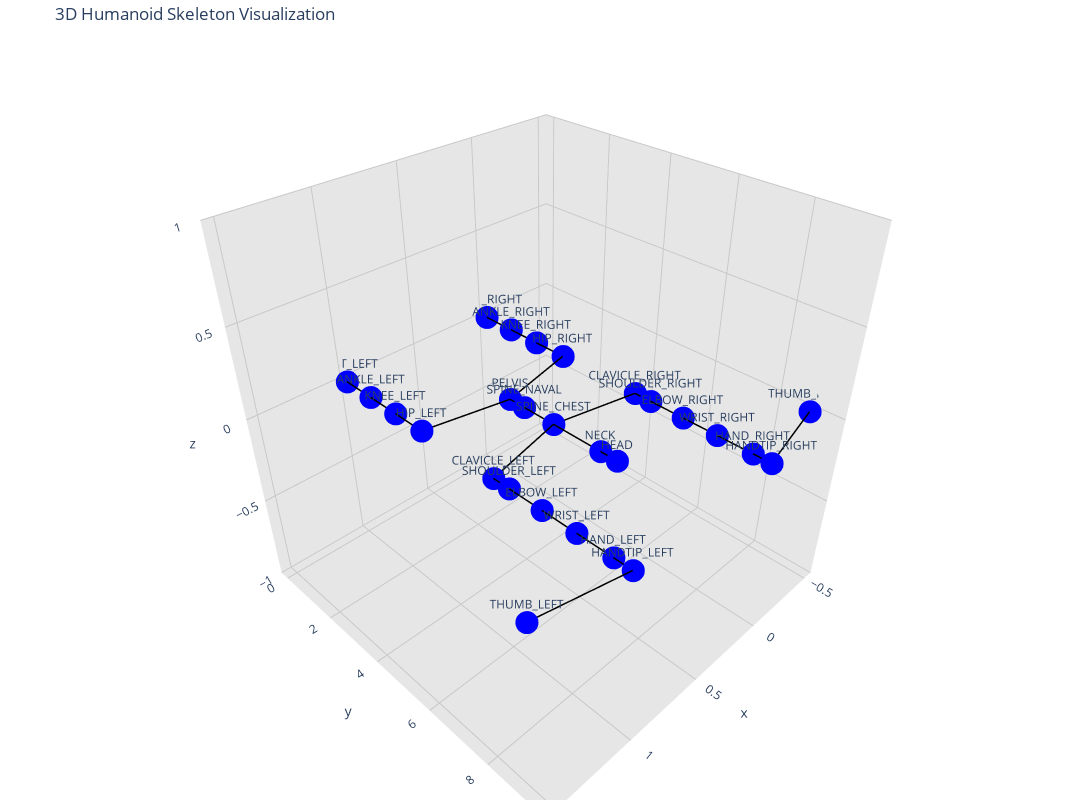

Source (notebook cell):
### Code cell
import torch
import pandas as pd
import plotly.graph_objs as go
from torch_geometric.data import Data

# Define anatomical connections as edges
edges = torch.tensor([
    [0, 2],  # FOOT_RIGHT to ANKLE_RIGHT
    [1, 3],  # FOOT_LEFT to ANKLE_LEFT
    [2, 4],  # ANKLE_RIGHT to KNEE_RIGHT
    [3, 5],  # ANKLE_LEFT to KNEE_LEFT
    [4, 6],  # KNEE_RIGHT to HIP_RIGHT
    [5, 7],  # KNEE_LEFT to HIP_LEFT
    [6, 8],  # HIP_RIGHT to PELVIS
    [7, 8],  # HIP_LEFT to PELVIS
    [8, 9],  # PELVIS to SPINE_NAVAL
    [9, 10], # SPINE_NAVAL to SPINE_CHEST
    [10, 11],# SPINE_CHEST to CLAVICLE_RIGHT
    [10, 12],# SPINE_CHEST to CLAVICLE_LEFT
    [11, 13],# CLAVICLE_RIGHT to SHOULDER_RIGHT
    [12, 14],# CLAVICLE_LEFT to SHOULDER_LEFT
    [13, 15],# SHOULDER_RIGHT to ELBOW_RIGHT
    [14, 16],# SHOULDER_LEFT to ELBOW_LEFT
    [15, 17],# ELBOW_RIGHT to WRIST_RIGHT
    [16, 18],# ELBOW_LEFT to WRIST_LEFT
    [17, 19],# WRIST_RIGHT to HAND_RIGHT
    [18, 20],# WRIST_LEFT to HAND_LEFT
    [19, 21],# HAND_RIGHT to HANDTIP_RIGHT
    [20, 22],# HAND_LEFT to HANDTIP_LEFT
    [21, 23],# HANDTIP_RIGHT to THUMB_RIGHT
    [22, 24],# HANDTIP_LEFT to THUMB_LEFT
    [10, 25],# SPINE_CHEST to NECK
    [25, 26],# NECK to HEAD
]).t().contiguous()

# List of joints in the order they appear
joints = [
    'FOOT_RIGHT', 'FOOT_LEFT', 'ANKLE_RIGHT', 'ANKLE_LEFT', 'KNEE_RIGHT', 'KNEE_LEFT',
    'HIP_RIGHT', 'HIP_LEFT', 'PELVIS', 'SPINE_NAVAL', 'SPINE_CHEST',
    'CLAVICLE_RIGHT', 'CLAVICLE_LEFT', 'SHOULDER_RIGHT', 'SHOULDER_LEFT',
    'ELBOW_RIGHT', 'ELBOW_LEFT', 'WRIST_RIGHT', 'WRIST_LEFT', 'HAND_RIGHT',
    'HAND_LEFT', 'HANDTIP_RIGHT', 'HANDTIP_LEFT', 'THUMB_RIGHT', 'THUMB_LEFT',
    'NECK', 'HEAD'
]

# Create mock data for a humanoid figure
def create_mock_data():
    mock_data = {
        'FOOT_RIGHT_X': 0, 'FOOT_RIGHT_Y': 0, 'FOOT_RIGHT_Z': 0,
        'FOOT_LEFT_X': 1, 'FOOT_LEFT_Y': 0, 'FOOT_LEFT_Z': 0,
        'ANKLE_RIGHT_X': 0, 'ANKLE_RIGHT_Y': 1, 'ANKLE_RIGHT_Z': 0,
        'ANKLE_LEFT_X': 1, 'ANKLE_LEFT_Y': 1, 'ANKLE_LEFT_Z': 0,
        'KNEE_RIGHT_X': 0, 'KNEE_RIGHT_Y': 2, 'KNEE_RIGHT_Z': 0,
        'KNEE_LEFT_X': 1, 'KNEE_LEFT_Y': 2, 'KNEE_LEFT_Z': 0,
        'HIP_RIGHT_X': 0, 'HIP_RIGHT_Y': 3, 'HIP_RIGHT_Z': 0,
        'HIP_LEFT_X': 1, 'HIP_LEFT_Y': 3, 'HIP_LEFT_Z': 0,
        'PELVIS_X': 0.5, 'PELVIS_Y': 3.5, 'PELVIS_Z': 0,
        'SPINE_NAVAL_X': 0.5, 'SPINE_NAVAL_Y': 4, 'SPINE_NAVAL_Z': 0,
        'SPINE_CHEST_X': 0.5, 'SPINE_CHEST_Y': 5, 'SPINE_CHEST_Z': 0,
        'CLAVICLE_RIGHT_X': 0, 'CLAVICLE_RIGHT_Y': 5.5, 'CLAVICLE_RIGHT_Z': 0,
        'CLAVICLE_LEFT_X': 1, 'CLAVICLE_LEFT_Y': 5.5, 'CLAVICLE_LEFT_Z': 0,
        'SHOULDER_RIGHT_X': 0, 'SHOULDER_RIGHT_Y': 6, 'SHOULDER_RIGHT_Z': 0,
        'SHOULDER_LEFT_X': 1, 'SHOULDER_LEFT_Y': 6, 'SHOULDER_LEFT_Z': 0,
        'ELBOW_RIGHT_X': 0, 'ELBOW_RIGHT_Y': 7, 'ELBOW_RIGHT_Z': 0,
        'ELBOW_LEFT_X': 1, 'ELBOW_LEFT_Y': 7, 'ELBOW_LEFT_Z': 0,
        'WRIST_RIGHT_X': 0, 'WRIST_RIGHT_Y': 8, 'WRIST_RIGHT_Z': 0,
        'WRIST_LEFT_X': 1, 'WRIST_LEFT_Y': 8, 'WRIST_LEFT_Z': 0,
        'HAND_RIGHT_X': 0, 'HAND_RIGHT_Y': 9, 'HAND_RIGHT_Z': 0,
        'HAND_LEFT_X': 1, 'HAND_LEFT_Y': 9, 'HAND_LEFT_Z': 0,
        'HANDTIP_RIGHT_X': 0, 'HANDTIP_RIGHT_Y': 9.5, 'HANDTIP_RIGHT_Z': 0,
        'HANDTIP_LEFT_X': 1, 'HANDTIP_LEFT_Y': 9.5, 'HANDTIP_LEFT_Z': 0,
        'THUMB_RIGHT_X': -0.5, 'THUMB_RIGHT_Y': 9, 'THUMB_RIGHT_Z': 0,
        'THUMB_LEFT_X': 1.5, 'THUMB_LEFT_Y': 9, 'THUMB_LEFT_Z': 0,
        'NECK_X': 0.5, 'NECK_Y': 6.5, 'NECK_Z': 0,
        'HEAD_X': 0.5, 'HEAD_Y': 7, 'HEAD_Z': 0,
    }

    return pd.Series(mock_data)

# Function to extract node features and create a Data object
def create_data_object_vis(row):
    node_features = []
    node_positions = []  # Store (x, y, z) positions separately for Plotly visualization

    for joint in joints:
        x = row[f'{joint}_X']
        y = row[f'{joint}_Y']
        z = row[f'{joint}_Z']
        node_features.append([x, y, z])
        node_positions.append((x, y, z))  # Save position for each joint

    node_features = torch.tensor(node_features, dtype=torch.float)

    # No label in this mock data
    label = torch.tensor([0], dtype=torch.float)

    # Create the Data object
    data = Data(x=node_features, edge_index=edges, y=label)

    return data, node_positions

# Function to plot the graph using Plotly
def plot_graph_large(node_positions):
    # Extract x, y, z coordinates from node_positions
    x_coords = [pos[0] for pos in node_positions]
    y_coords = [pos[1] for pos in node_positions]
    z_coords = [pos[2] for pos in node_positions]

    # Create edges for Plotly
    edge_x = []
    edge_y = []
    edge_z = []
    for edge in edges.t().tolist():
        x0, y0, z0 = node_positions[edge[0]]
        x1, y1, z1 = node_positions[edge[1]]
        edge_x.extend([x0, x1, None])
        edge_y.extend([y0, y1, None])
        edge_z.extend([z0, z1, None])

    # Plot the edges
    edge_trace = go.Scatter3d(
        x=edge_x, y=edge_y, z=edge_z,
        mode='lines',
        line=dict(color='black', width=3),  # Increased width for better visibility
        hoverinfo='none'
    )

    # Plot the nodes with joint names
    node_trace = go.Scatter3d(
        x=x_coords, y=y_coords, z=z_coords,
        mode='markers+text',
        marker=dict(size=8, color='blue'),  # Increased size for better visibility
        text=joints,  # Use the joint names as text labels
        hoverinfo='text'
    )

    # Create the figure with increased size
    fig = go.Figure(data=[edge_trace, node_trace],
                    layout=go.Layout(
                        title='3D Humanoid Skeleton Visualization',
                        showlegend=False,
                        scene=dict(
                            xaxis=dict(
                                showbackground=True,
                                backgroundcolor="rgb(230, 230, 230)",
                                gridcolor="rgb(200, 200, 200)",
                                showgrid=True,
                                zerolinecolor="rgb(200, 200, 200)",
                            ),
                            yaxis=dict(
                                showbackground=True,
                                backgroundcolor="rgb(230, 230, 230)",
                                gridcolor="rgb(200, 200, 200)",
                                showgrid=True,
                                zerolinecolor="rgb(200, 200, 200)",
                            ),
                            zaxis=dict(
                                showbackground=True,
                                backgroundcolor="rgb(230, 230, 230)",
                                gridcolor="rgb(200, 200, 200)",
                                showgrid=True,
                                zerolinecolor="rgb(200, 200, 200)",
                            ),
                        ),
                        width=1200,  # Increased width
                        height=800,  # Increased height
                        margin=dict(l=0, r=0, b=0, t=40),
                    ))

    fig.show()

# Create mock data for a humanoid figure
mock_data = create_mock_data()

# Convert the mock data to a Data object and node positions
data, node_positions = create_data_object_vis(mock_data)

# Plot the larger graph using Plotly
plot_graph_large(node_positions)

### Figure 1 — Plotly figure (JSON) as saved in the notebook; plotly's stock layout.template omitted (floating-point values rounded to 4 significant figures)
{"data": [{"hoverinfo": "none", "line": {"color": "black", "width": 3}, "mode": "lines", "type": "scatter3d", "x": [0, 0, null, 1, 1, null, 0, 0, null, 1, 1, null, 0, 0, null, 1, 1, null, 0, 0.5, null, 1, 0.5, null, 0.5, 0.5, null, 0.5, 0.5, null, 0.5, 0, null, 0.5, 1, null, 0, 0, null, 1, 1, null, 0, 0, null, 1, 1, null, 0, 0, null, 1, 1, null, 0, 0, null, 1, 1, null, 0, 0, null, 1, 1, null, 0, -0.5, null, 1, 1.5, null, 0.5, 0.5, null, 0.5, 0.5, null], "y": [0, 1, null, 0, 1, null, 1, 2, null, 1, 2, null, 2, 3, null, 2, 3, null, 3, 3.5, null, 3, 3.5, null, 3.5, 4, null, 4, 5, null, 5, 5.5, null, 5, 5.5, null, 5.5, 6, null, 5.5, 6, null, 6, 7, null, 6, 7, null, 7, 8, null, 7, 8, null, 8, 9, null, 8, 9, null, 9, 9.5, null, 9, 9.5, null, 9.5, 9, null, 9.5, 9, null, 5, 6.5, null, 6.5, 7, null], "z": [0, 0, null, 0, 0, null, 0, 0, null, 0, 0, null, 0, 0, null, 0, 0, null, 0, 0, null, 0, 0, null, 0, 0, null, 0, 0, null, 0, 0, null, 0, 0, null, 0, 0, null, 0, 0, null, 0, 0, null, 0, 0, null, 0, 0, null, 0, 0, null, 0, 0, null, 0, 0, null, 0, 0, null, 0, 0, null, 0, 0, null, 0, 0, null, 0, 0, null, 0, 0, null]}, {"hoverinfo": "text", "marker": {"color": "blue", "size": 8}, "mode": "markers+text", "text": ["FOOT_RIGHT", "FOOT_LEFT", "ANKLE_RIGHT", "ANKLE_LEFT", "KNEE_RIGHT", "KNEE_LEFT", "HIP_RIGHT", "HIP_LEFT", "PELVIS", "SPINE_NAVAL", "SPINE_CHEST", "CLAVICLE_RIGHT", "CLAVICLE_LEFT", "SHOULDER_RIGHT", "SHOULDER_LEFT", "ELBOW_RIGHT", "ELBOW_LEFT", "WRIST_RIGHT", "WRIST_LEFT", "HAND_RIGHT", "HAND_LEFT", "HANDTIP_RIGHT", "HANDTIP_LEFT", "THUMB_RIGHT", "THUMB_LEFT", "NECK", "HEAD"], "type": "scatter3d", "x": [0, 1, 0, 1, 0, 1, 0, 1, 0.5, 0.5, 0.5, 0, 1, 0, 1, 0, 1, 0, 1, 0, 1, 0, 1, -0.5, 1.5, 0.5, 0.5], "y": [0, 0, 1, 1, 2, 2, 3, 3, 3.5, 4, 5, 5.5, 5.5, 6, 6, 7, 7, 8, 8, 9, 9, 9.5, 9.5, 9, 9, 6.5, 7], "z": [0, 0, 0, 0, 0, 0, 0, 0, 0, 0, 0, 0, 0, 0, 0, 0, 0, 0, 0, 0, 0, 0, 0, 0, 0, 0, 0]}], "layout": {"height": 800, "margin": {"b": 0, "l": 0, "r": 0, "t": 40}, "scene": {"xaxis": {"backgroundcolor": "rgb(230, 230, 230)", "gridcolor": "rgb(200, 200, 200)", "showbackground": true, "showgrid": true, "zerolinecolor": "rgb(200, 200, 200)"}, "yaxis": {"backgroundcolor": "rgb(230, 230, 230)", "gridcolor": "rgb(200, 200, 200)", "showbackground": true, "showgrid": true, "zerolinecolor": "rgb(200, 200, 200)"}, "zaxis": {"backgroundcolor": "rgb(230, 230, 230)", "gridcolor": "rgb(200, 200, 200)", "showbackground": true, "showgrid": true, "zerolinecolor": "rgb(200, 200, 200)"}}, "showlegend": false, "title": {"text": "3D Humanoid Skeleton Visualization"}, "width": 1200}}
